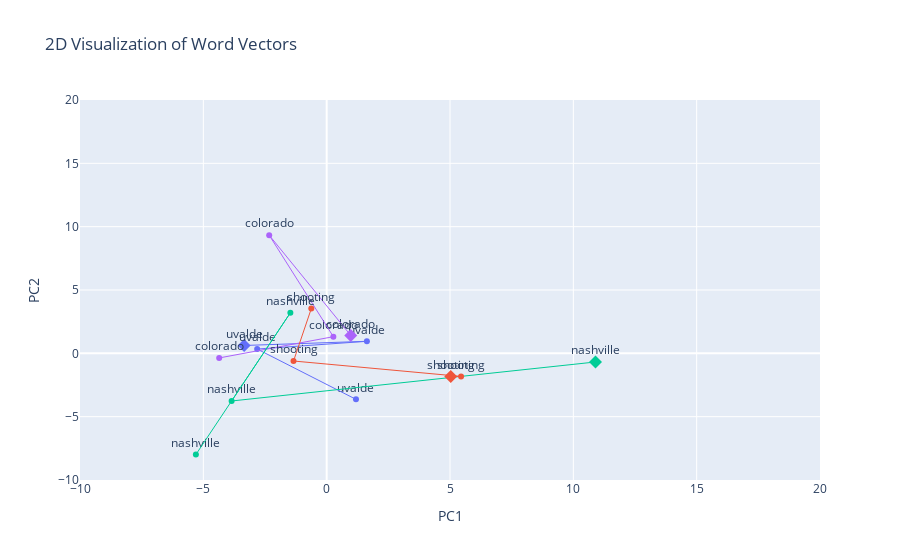

Notebook cell for this chart:
### Code cell
plot_word_vectors_tppmi(tppmi_model, test_words_shootings + [target_word_shootings], range=[-10, 20])

### Figure 1 — Plotly figure (JSON) as saved in the notebook; plotly's stock layout.template omitted (floating-point values rounded to 4 significant figures)
{"data": [{"marker": {"color": "#636EFA"}, "mode": "markers+text", "name": "uvalde", "showlegend": false, "text": ["uvalde"], "textposition": "top center", "x": [-3.346], "y": [0.6206], "type": "scatter"}, {"marker": {"color": "#636EFA", "size": 10, "symbol": "diamond"}, "mode": "markers", "showlegend": false, "x": [-3.346], "y": [0.6206], "type": "scatter"}, {"marker": {"color": "#636EFA"}, "mode": "markers+text", "name": "uvalde", "showlegend": false, "text": ["uvalde"], "textposition": "top center", "x": [1.63], "y": [0.9494], "type": "scatter"}, {"line": {"color": "#636EFA", "width": 1}, "mode": "lines", "showlegend": false, "x": [-3.346, 1.63], "y": [0.6206, 0.9494], "type": "scatter"}, {"marker": {"color": "#636EFA"}, "mode": "markers+text", "name": "uvalde", "showlegend": false, "text": ["uvalde"], "textposition": "top center", "x": [-2.818], "y": [0.3371], "type": "scatter"}, {"line": {"color": "#636EFA", "width": 1}, "mode": "lines", "showlegend": false, "x": [1.63, -2.818], "y": [0.9494, 0.3371], "type": "scatter"}, {"marker": {"color": "#636EFA"}, "mode": "markers+text", "name": "uvalde", "showlegend": false, "text": ["uvalde"], "textposition": "top center", "x": [1.188], "y": [-3.631], "type": "scatter"}, {"line": {"color": "#636EFA", "width": 1}, "mode": "lines", "showlegend": false, "x": [-2.818, 1.188], "y": [0.3371, -3.631], "type": "scatter"}, {"marker": {"color": "#AB63FA"}, "mode": "markers+text", "name": "colorado", "showlegend": false, "text": ["colorado"], "textposition": "top center", "x": [0.9762], "y": [1.413], "type": "scatter"}, {"marker": {"color": "#AB63FA", "size": 10, "symbol": "diamond"}, "mode": "markers", "showlegend": false, "x": [0.9762], "y": [1.413], "type": "scatter"}, {"marker": {"color": "#AB63FA"}, "mode": "markers+text", "name": "colorado", "showlegend": false, "text": ["colorado"], "textposition": "top center", "x": [-2.33], "y": [9.326], "type": "scatter"}, {"line": {"color": "#AB63FA", "width": 1}, "mode": "lines", "showlegend": false, "x": [0.9762, -2.33], "y": [1.413, 9.326], "type": "scatter"}, {"marker": {"color": "#AB63FA"}, "mode": "markers+text", "name": "colorado", "showlegend": false, "text": ["colorado"], "textposition": "top center", "x": [0.2715], "y": [1.313], "type": "scatter"}, {"line": {"color": "#AB63FA", "width": 1}, "mode": "lines", "showlegend": false, "x": [-2.33, 0.2715], "y": [9.326, 1.313], "type": "scatter"}, {"marker": {"color": "#AB63FA"}, "mode": "markers+text", "name": "colorado", "showlegend": false, "text": ["colorado"], "textposition": "top center", "x": [-4.358], "y": [-0.3643], "type": "scatter"}, {"line": {"color": "#AB63FA", "width": 1}, "mode": "lines", "showlegend": false, "x": [0.2715, -4.358], "y": [1.313, -0.3643], "type": "scatter"}, {"marker": {"color": "#00CC96"}, "mode": "markers+text", "name": "nashville", "showlegend": false, "text": ["nashville"], "textposition": "top center", "x": [10.9], "y": [-0.6815], "type": "scatter"}, {"marker": {"color": "#00CC96", "size": 10, "symbol": "diamond"}, "mode": "markers", "showlegend": false, "x": [10.9], "y": [-0.6815], "type": "scatter"}, {"marker": {"color": "#00CC96"}, "mode": "markers+text", "name": "nashville", "showlegend": false, "text": ["nashville"], "textposition": "top center", "x": [-3.854], "y": [-3.762], "type": "scatter"}, {"line": {"color": "#00CC96", "width": 1}, "mode": "lines", "showlegend": false, "x": [10.9, -3.854], "y": [-0.6815, -3.762], "type": "scatter"}, {"marker": {"color": "#00CC96"}, "mode": "markers+text", "name": "nashville", "showlegend": false, "text": ["nashville"], "textposition": "top center", "x": [-1.471], "y": [3.202], "type": "scatter"}, {"line": {"color": "#00CC96", "width": 1}, "mode": "lines", "showlegend": false, "x": [-3.854, -1.471], "y": [-3.762, 3.202], "type": "scatter"}, {"marker": {"color": "#00CC96"}, "mode": "markers+text", "name": "nashville", "showlegend": false, "text": ["nashville"], "textposition": "top center", "x": [-5.303], "y": [-7.993], "type": "scatter"}, {"line": {"color": "#00CC96", "width": 1}, "mode": "lines", "showlegend": false, "x": [-1.471, -5.303], "y": [3.202, -7.993], "type": "scatter"}, {"marker": {"color": "#EF553B"}, "mode": "markers+text", "name": "shooting", "showlegend": false, "text": ["shooting"], "textposition": "top center", "x": [5.031], "y": [-1.835], "type": "scatter"}, {"marker": {"color": "#EF553B", "size": 10, "symbol": "diamond"}, "mode": "markers", "showlegend": false, "x": [5.031], "y": [-1.835], "type": "scatter"}, {"marker": {"color": "#EF553B"}, "mode": "markers+text", "name": "shooting", "showlegend": false, "text": ["shooting"], "textposition": "top center", "x": [5.449], "y": [-1.824], "type": "scatter"}, {"line": {"color": "#EF553B", "width": 1}, "mode": "lines", "showlegend": false, "x": [5.031, 5.449], "y": [-1.835, -1.824], "type": "scatter"}, {"marker": {"color": "#EF553B"}, "mode": "markers+text", "name": "shooting", "showlegend": false, "text": ["shooting"], "textposition": "top center", "x": [-1.344], "y": [-0.6054], "type": "scatter"}, {"line": {"color": "#EF553B", "width": 1}, "mode": "lines", "showlegend": false, "x": [5.449, -1.344], "y": [-1.824, -0.6054], "type": "scatter"}, {"marker": {"color": "#EF553B"}, "mode": "markers+text", "name": "shooting", "showlegend": false, "text": ["shooting"], "textposition": "top center", "x": [-0.6223], "y": [3.535], "type": "scatter"}, {"line": {"color": "#EF553B", "width": 1}, "mode": "lines", "showlegend": false, "x": [-1.344, -0.6223], "y": [-0.6054, 3.535], "type": "scatter"}], "layout": {"legend": {"x": 1.02, "y": 1.0}, "title": {"text": "2D Visualization of Word Vectors"}, "xaxis": {"range": [-10, 20], "title": {"text": "PC1"}}, "yaxis": {"range": [-10, 20], "title": {"text": "PC2"}}}}
